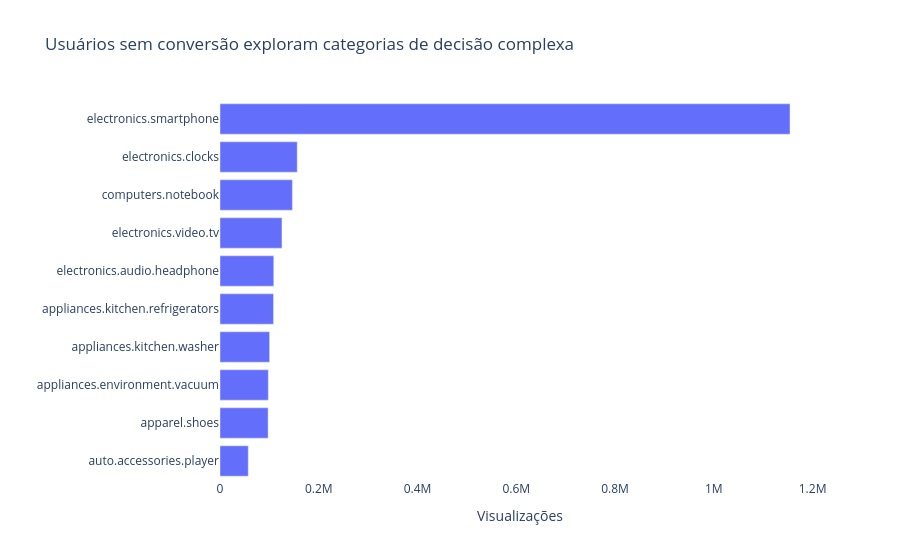

Write notebook code for a chart like this one.
### Code cell
fig = px.bar(
    top_categories,
    x="count",
    y="category_code",
    orientation="h",
    title="Usuários sem conversão exploram categorias de decisão complexa"
)

fig.update_layout(
    showlegend=False,
    plot_bgcolor="white",
    paper_bgcolor="white",
    xaxis_title="Visualizações",
    yaxis_title="",
    yaxis=dict(autorange="reversed")
)

fig.update_xaxes(showgrid=False)
fig.update_yaxes(showgrid=False)

fig.show()

fig.write_image("../output/charts/low_conversion_products.png")

### Figure 1 — Plotly figure (JSON) as saved in the notebook; plotly's stock layout.template omitted (floating-point values rounded to 4 significant figures)
{"data": [{"hovertemplate": "count=%{x}<br>category_code=%{y}<extra></extra>", "legendgroup": "", "marker": {"color": "#636efa", "pattern": {"shape": ""}}, "name": "", "orientation": "h", "showlegend": false, "textposition": "auto", "type": "bar", "x": [1154216, 156346, 146589, 125453, 108817, 108285, 100387, 97785, 97392, 57178], "xaxis": "x", "y": ["electronics.smartphone", "electronics.clocks", "computers.notebook", "electronics.video.tv", "electronics.audio.headphone", "appliances.kitchen.refrigerators", "appliances.kitchen.washer", "appliances.environment.vacuum", "apparel.shoes", "auto.accessories.player"], "yaxis": "y"}], "layout": {"barmode": "relative", "legend": {"tracegroupgap": 0}, "paper_bgcolor": "white", "plot_bgcolor": "white", "showlegend": false, "title": {"text": "Usuários sem conversão exploram categorias de decisão complexa"}, "xaxis": {"anchor": "y", "domain": [0, 1], "showgrid": false, "title": {"text": "Visualizações"}}, "yaxis": {"anchor": "x", "autorange": "reversed", "domain": [0, 1], "showgrid": false, "title": {"text": ""}}}}
